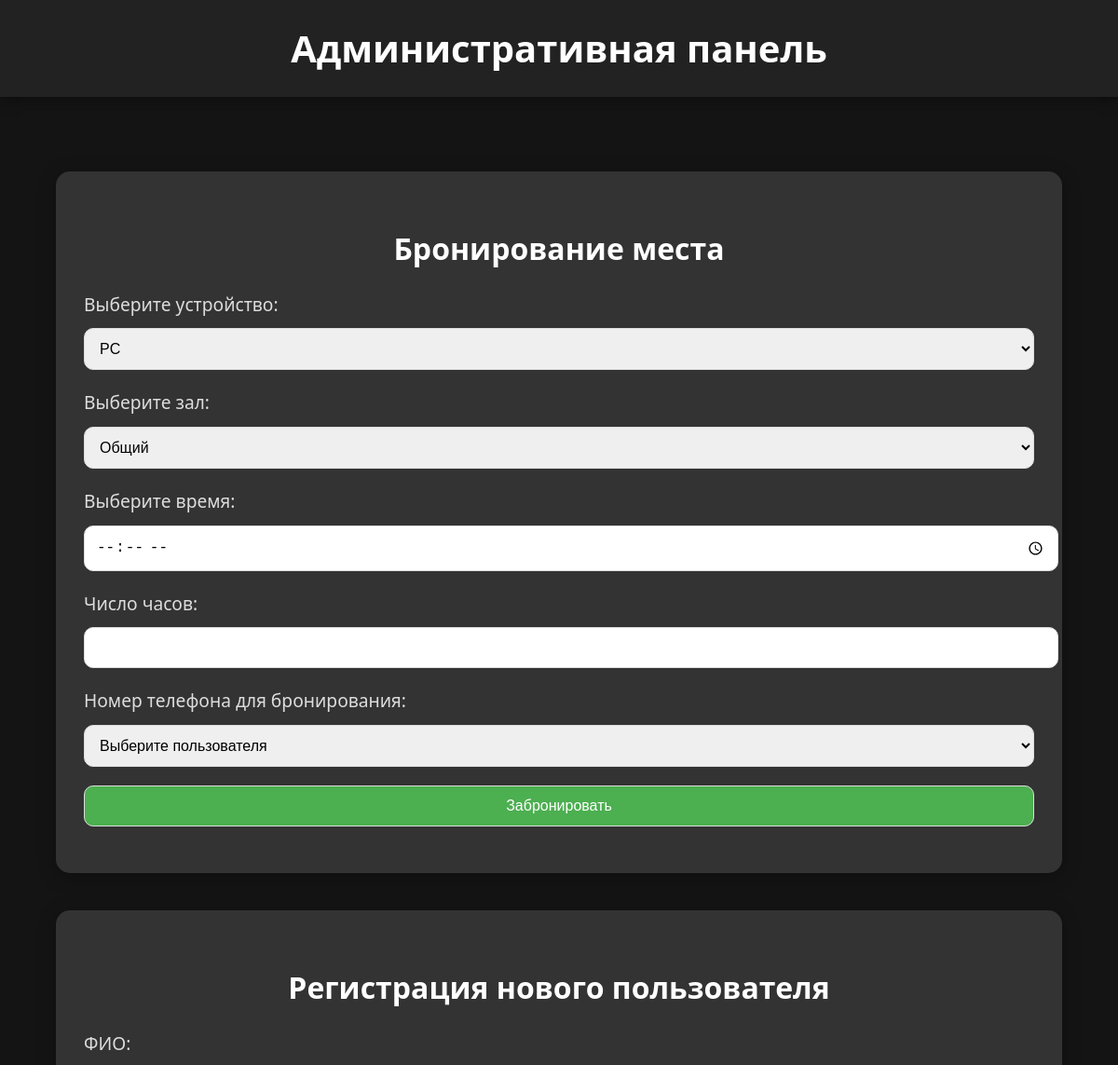
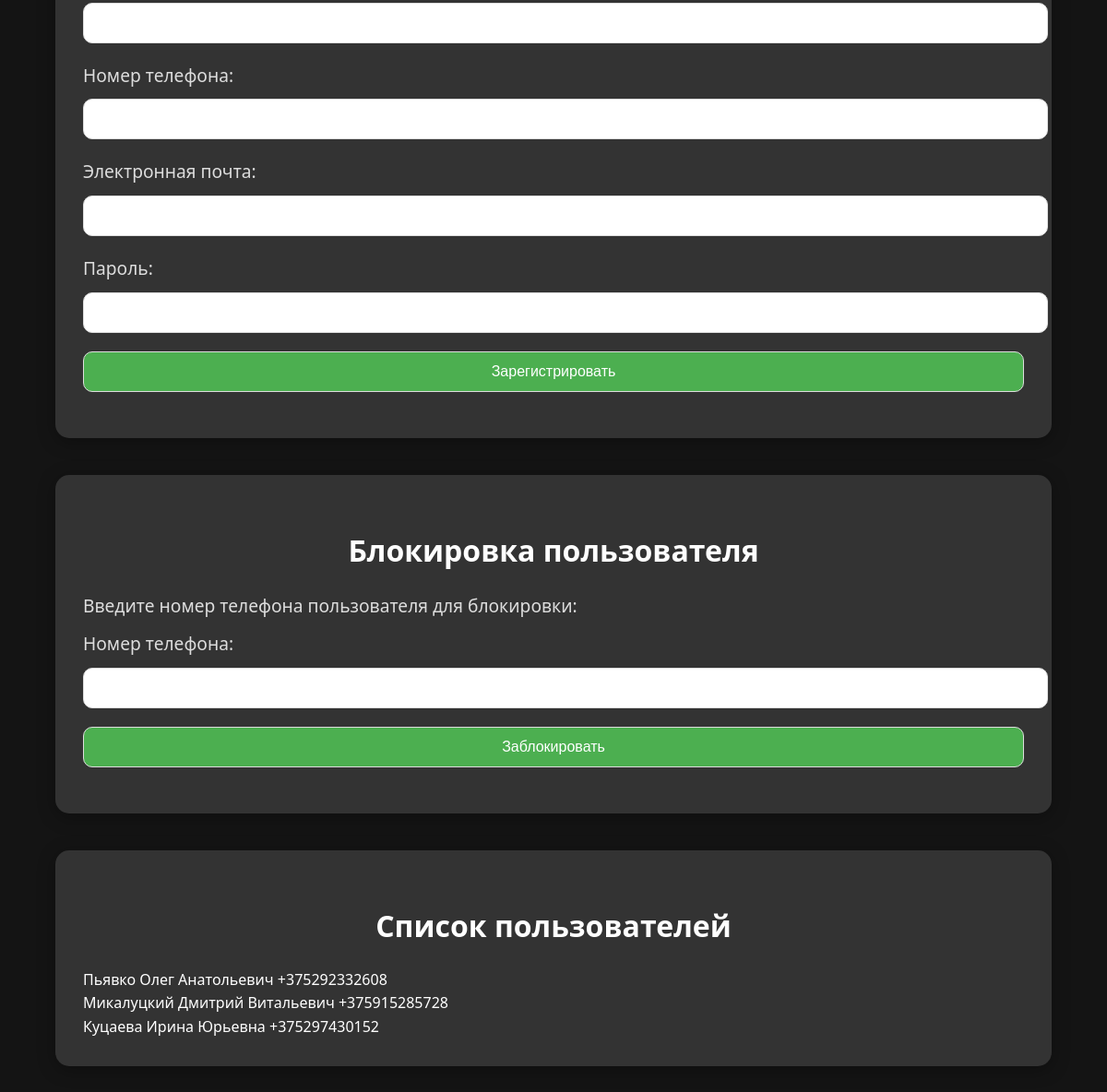
Page /manager on the committed database (2 pictures, top to bottom).
### main/models.py (models this page shows, shortened)
class AuthUser(models.Model):
    full_name = models.CharField(max_length=255, verbose_name="ФИО")
    phone_number = models.CharField(max_length=15, unique=True, verbose_name="Номер телефона")
    email = models.EmailField(unique=True, verbose_name="Электронная почта")
    password = models.CharField(max_length=255, verbose_name="Пароль")
    role = models.CharField(
        max_length=10,
        default='user',
        verbose_name="Роль"
    )

### main/views.py (the view, shortened to what this page needs)
# urls.py: path('manager', views.admin, name='manager')
def admin(request):
    all_users = AuthUser.objects.all()
    form = BookingForm()
    form2 = RegisterForm()
    context = {
        'form': form,
        'form2': form2,
        'all_users': all_users
    }
    return render(request, 'main/admin.html', context)

### main/forms.py
class BookingForm(ModelForm):
    class Meta:
        model = Bookg
        fields = ['user','device','hall','booking_time', 'hours','price']
        widgets = {
             'booking_time': forms.TimeInput(attrs={
                'type': 'time',  # Поле времени
                'class': 'timepicker',  # Можете добавить класс для стилизации
                'required': 'required'
            }),
            'hours': forms.NumberInput(attrs={
                'min': 1,  # Минимальное значение для числа часов
                'class': 'hours-input',  # Класс для стилизации
                'required': 'required'
            }),
        }

class RegisterForm(ModelForm):
    class Meta:
        model = AuthUser
        fields = ["full_name","phone_number", "password","email"]

### main/templates/main/admin.html (shortened to what this page needs)
<!DOCTYPE html>
<html lang="ru">
<head>
</head>
<body>
    <header>
        Административная панель
    </header>
    <main>
        <div class="container">
            <section class="section">
                <h2>Бронирование места</h2>
                <form id="bookingForm" method="POST">
                    <label for="device">Выберите устройство:</label>
                    <select id="device" required name="device">
                        <option value="pc">PC</option>
                    </select>
                    <label for="hall">Выберите зал:</label>
                    <select id="hall" required name="hall">
                        <option value="общий">Общий</option>
                    </select>
                     <label >Выберите время:</label>
            {{form.booking_time}}
            <label >Число часов:</label>
            {{form.hours}}
                    <label for="userPhoneBooking">Номер телефона для бронирования:</label>
                    <select id="userPhoneBooking" required name="userPhoneBooking">
                        <option value="" disabled selected>Выберите пользователя</option>
                    </select>
                    <button type="submit" name="action" value="booking">Забронировать</button>
                </form>
            </section>
            <section class="section">
                <h2>Регистрация нового пользователя</h2>
                <form id="registrationForm" method="POST">
                    <label>ФИО:</label>
                    {{form2.full_name}}
                    <label >Номер телефона:</label>
                    {{form2.phone_number}}
                    <label >Электронная почта:</label>
                    {{form2.email}}
                    <label >Пароль:</label>
                    {{form2.password}}
                    <button type="submit" name="action" value="register">Зарегистрировать</button>
                </form>
            </section>
            <section class="section">
                <h2>Блокировка пользователя</h2>
                <form id="blockForm" method="POST">
                    <label for="blockUserPhone">Введите номер телефона пользователя для блокировки:</label>
                     <label for="blockUserPhone">Номер телефона:</label>
    <input type="text" id="blockUserPhone" name="blockUserPhone" required>
      <button type="submit" name="action" value="ban">Заблокировать</button>
                </form>
            </section>
            <section class="section">
                <h2>Список пользователей</h2>
                <div class="user-list" id="userList">
                {% for user in all_users %}
                    <div class="user__info">
                        <span>{{ user.full_name }} </span>
                        <span>{{ user.phone_number }}</span>
                    </div>
                    {% endfor %}
                </div>
            </section>
        </div>
    </main>
</body>
</html>

### main/templates/main/admin.html (style rules this page uses)
body { font-family: 'Segoe UI', Tahoma, Geneva, Verdana, sans-serif; background: #141414; color: #fff; line-height: 1.6; margin: 0; padding: 0; }
header { background: #222; color: #fff; padding: 20px; text-align: center; font-size: 2.5rem; font-weight: bold; box-shadow: 0 5px 15px rgba(0, 0, 0, 0.3); }
main { padding-top: 80px; padding-bottom: 20px; }
.container { width: 90%; max-width: 1200px; margin: 0 auto; }
.section { margin-bottom: 40px; background-color: #333; padding: 30px; border-radius: 15px; box-shadow: 0 4px 20px rgba(0, 0, 0, 0.3); }
h2 { font-size: 2rem; margin-bottom: 20px; text-align: center; }
label { font-size: 1.2rem; color: #ddd; margin-bottom: 10px; display: block; }
input, select, button { width: 100%; padding: 12px; font-size: 1rem; border-radius: 10px; border: 1px solid #ddd; margin-bottom: 20px; }
button { background-color: #4CAF50; color: white; cursor: pointer; transition: background 0.3s ease, transform 0.2s ease; }
.user-list { margin-top: 20px; }

### rows in the picture
AuthUser: full_name "Пьявко Олег Анатольевич", phone_number "+375292332608"
AuthUser: full_name "Микалуцкий Дмитрий Витальевич", phone_number "+375915285728"
AuthUser: full_name "Куцаева Ирина Юрьевна", phone_number "+375297430152"
